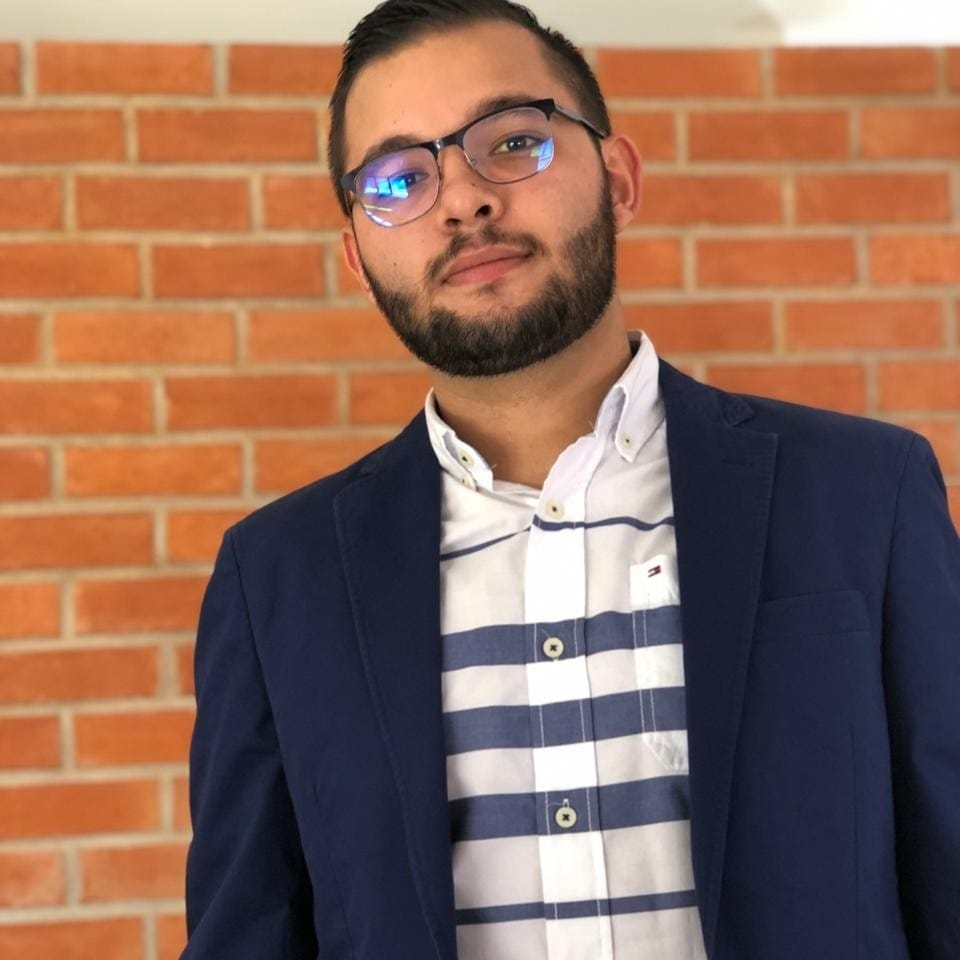
#> input picture yo.jpg, 960 x 960 px, given in place of the camera
$ python reco.py
#> lines starting #> are read from the running program, lines starting #| are printed output that depends on the picture
import cv2
import os
import imutils

personName = 'Josue'
dataPath= 'F:/Git/Proyecto_Sistemas_Operativos/DATA'
personPath = dataPath + '/' + personName

if not os.path.exists(personPath):
    print('CARPETA CREADA', personPath)
    os.makedirs(personPath)

cap = cv2.VideoCapture(0,cv2.CAP_DSHOW)

faceClassif = cv2.CascadeClassifier('haarcascade_frontalface_default.xml')
count = 0
while True:

    ret, frame = cap.read()
#> frame is the input picture: shape (960, 960, 3); mean B, G, R 89.1, 105.2, 142.2
    if ret == False:
        break
    frame = imutils.resize(frame,width=320)
#> frame: shape (320, 320, 3)
    gray = cv2.cvtColor(frame, cv2.COLOR_BGR2GRAY)
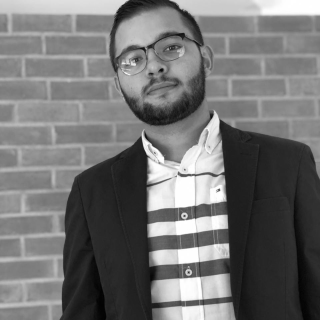
#> gray: shape (320, 320); min 2, max 255, mean 114.4
    auxFrame = frame.copy()
    faces = faceClassif.detectMultiScale(gray, 1.1,4)
#> faces = [[105, 10, 103, 103]]
    for (x, y, w, h) in faces:
        cv2.rectangle(frame, (x, y), (x + w, y + h), (255, 0, 0), 2)
        rostro= auxFrame[y:y + h,x: x+w]
        rostro = cv2.resize(rostro, (720,720), interpolation=cv2.INTER_CUBIC)
        cv2.imwrite(personPath + '/rostro_{}.jpg'.format(count),rostro)
        count = count + 1
#> this loop made 1 pass
#> (x, y, w, h, count) on pass 1: (105, 10, 103, 103, 1)
#> pass 1, `rostro= auxFrame[y:y + h,x: x+w]`:
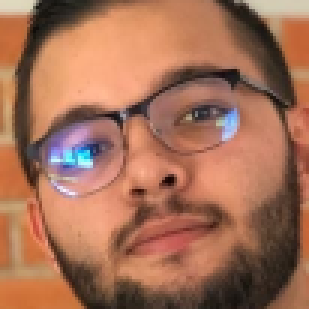
#> rostro: shape (103, 103, 3) (shown 3 times larger); mean B, G, R 86.3, 110.9, 163.6
#> pass 1, `rostro = cv2.resize(rostro, (720,720), interpolation=cv2.INTER_CUBIC)`:
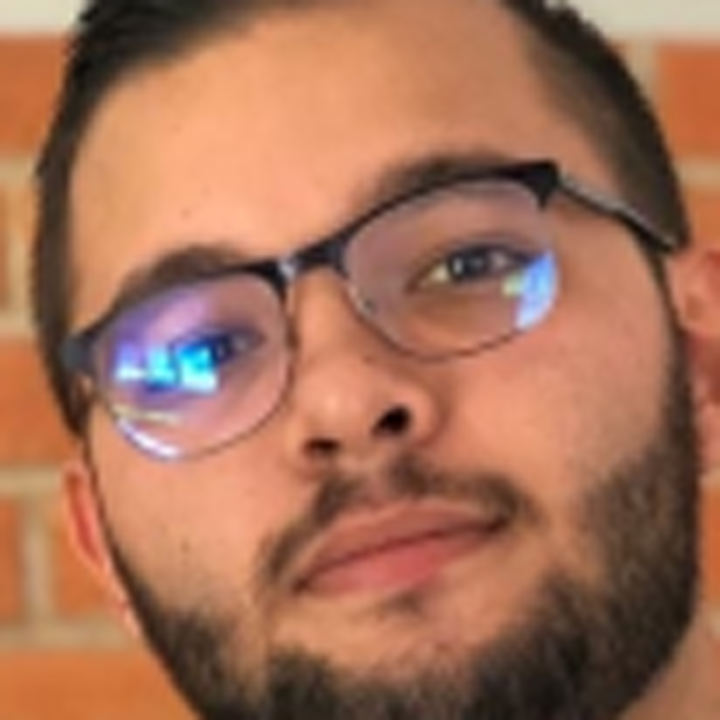
#> rostro: shape (720, 720, 3); mean B, G, R 86.3, 110.9, 163.6
#> after the loop:
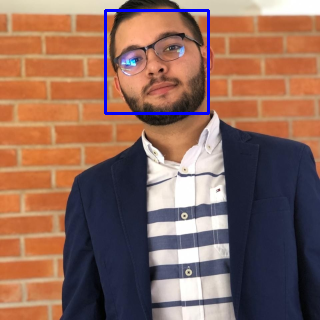
#> frame: shape (320, 320, 3); mean B, G, R 91.3, 103.9, 140.3
#> after the loop, count = 1
    cv2.imshow('frame' ,frame)
    k= cv2.waitKey(1)
#> (key Esc is pressed here)
    if k==27 or count >= 300:
        break


cap.release()
cv2.destroyAllWindows()
